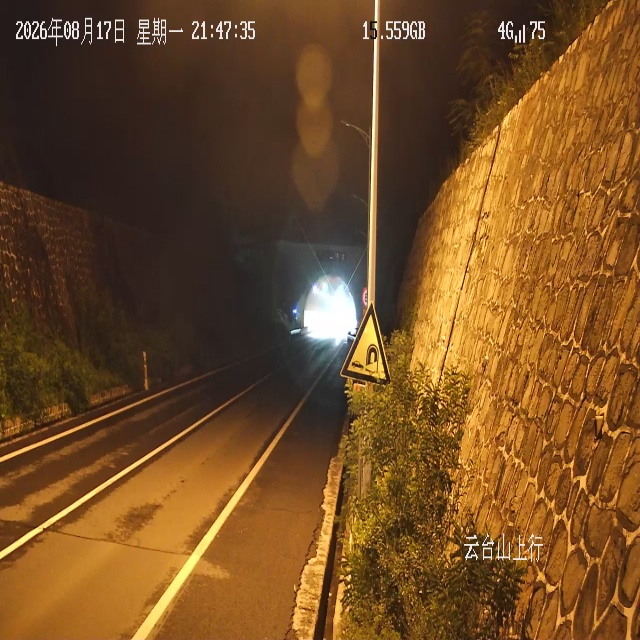
#> input picture test_real/企业微信截图_17870137348628.png, 640 x 640 px
$ python -i audit_positive_quality.py   (imports and definitions only)
#> lines starting #> are read from the running program, lines starting #| are printed output that depends on the picture
#> further down, picture is the input picture: PIL image 640x640 RGBA; mean R, G, B, A 115.5, 76.9, 36.8, 255
#!/usr/bin/env python3
"""Audit likely low-quality positive samples without changing the dataset.

The report is intentionally a triage aid, not an automatic delete list. It
combines image-domain signals with YOLO boxes and manifest provenance so that
the highest-risk samples can be reviewed first.
"""

from __future__ import annotations

import argparse
import csv
import math
from collections import Counter
from pathlib import Path

import yaml
from PIL import Image, ImageFilter, ImageStat


IMAGE_SUFFIXES = {".jpg", ".jpeg", ".png", ".webp", ".bmp"}


# [34 lines left out: functions parse_args, read_label, not called in this run]


def image_scores(image: Image.Image) -> tuple[float, float, float]:
    gray = image.convert("L")
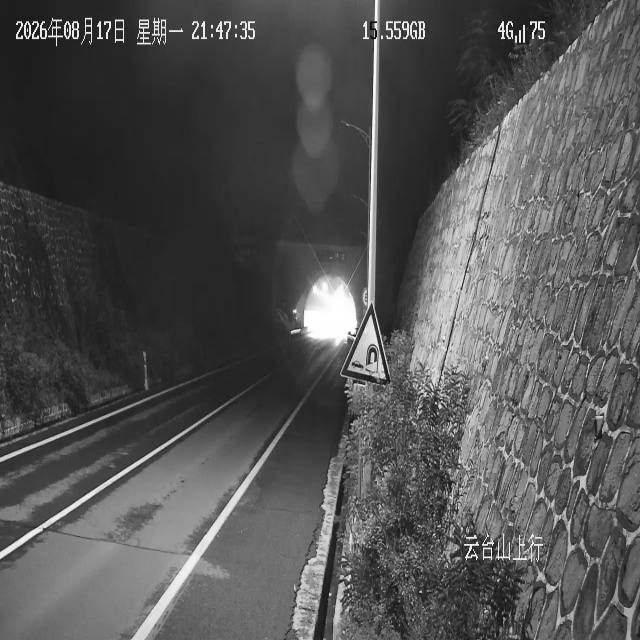
#> gray: PIL image 640x640 L; min 10, max 255, mean 83.9
    brightness = float(ImageStat.Stat(gray).mean[0])
#> brightness = 83.86
    extrema = gray.getextrema()
#> extrema = (10, 255)
    dark_fraction = sum(1 for value in gray.resize((64, 64)).getdata() if value < 12) / 4096
#> dark_fraction = 0
    light_fraction = sum(1 for value in gray.resize((64, 64)).getdata() if value > 243) / 4096
#> light_fraction = 0.00366
    edges = gray.filter(ImageFilter.FIND_EDGES)
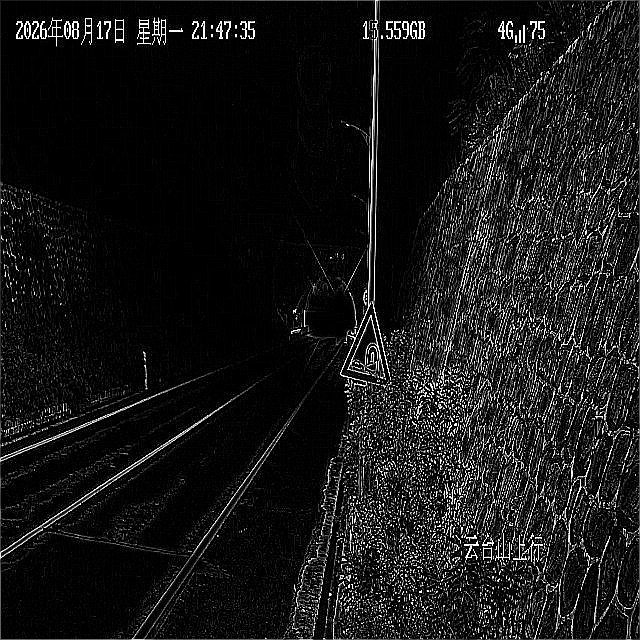
#> edges: PIL image 640x640 L; min 0, max 255, mean 23.2
    blur_score = float(ImageStat.Stat(edges).var[0])
#> blur_score = 3001.3
    exposure_fraction = max(dark_fraction, light_fraction)
#> exposure_fraction = 0.00366
    return brightness, blur_score, exposure_fraction


# [57 lines left out: function main, not called in this run]


# [2 lines not run here, left out]

>>> from PIL import Image
>>> picture = Image.open('../test_real/企业微信截图_17870137348628.png')
>>> result = image_scores(picture)
#> result = (83.86, 3001.3, 0.00366)
